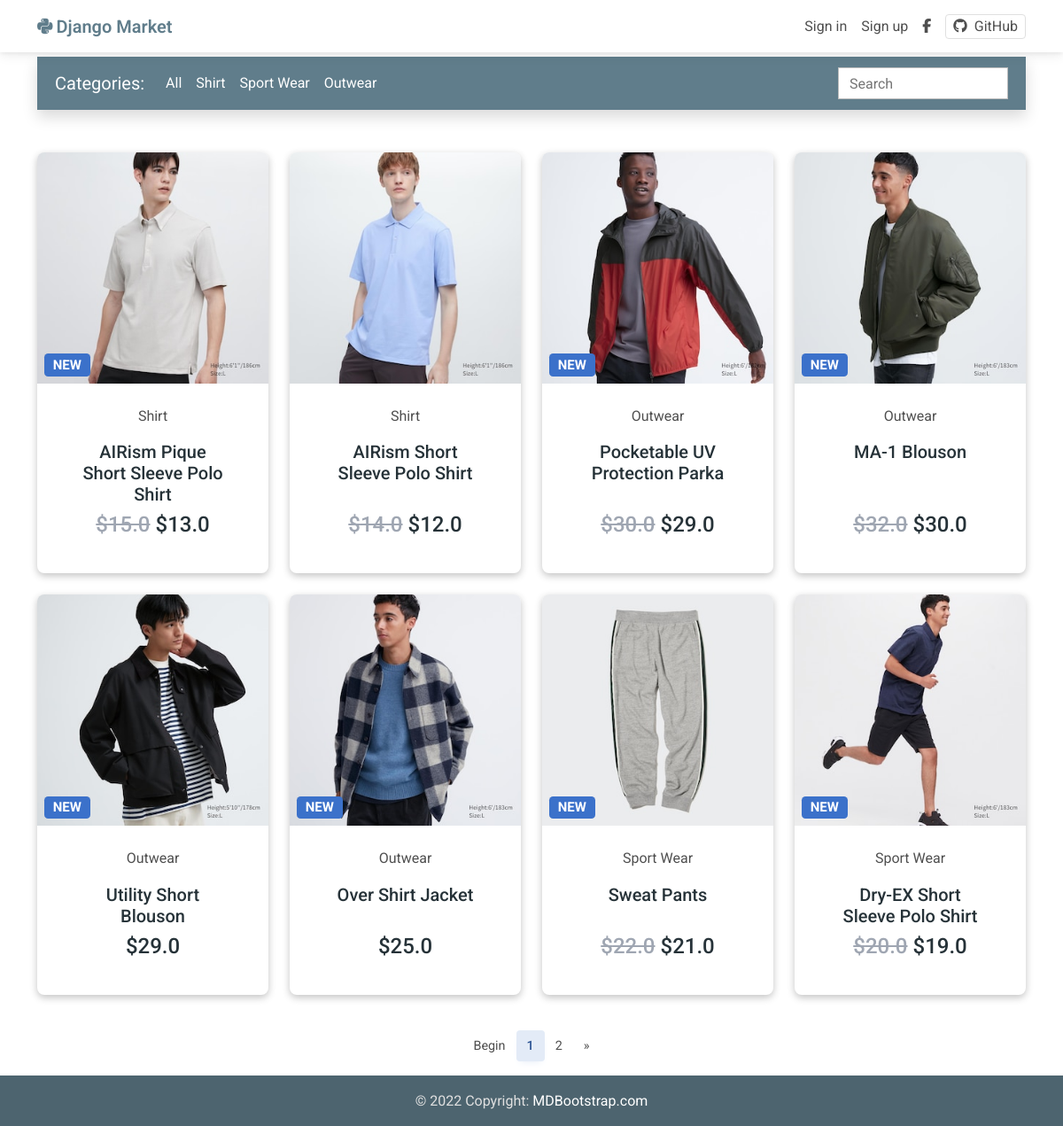
The page / on the database its author committed.
### market/models.py (models this page shows, shortened)
class Item(models.Model):
    title = models.CharField(max_length=100)
    price = models.FloatField(blank=False, null=False)
    date = models.DateField(default=timezone.now)
    discount_price = models.FloatField(blank=True, null=True)
    category = models.CharField(
        choices=CATEGORY_CHOICES,
        max_length=2,
        default="S",
    )
    slug = models.SlugField(max_length=100)
    description = models.TextField(blank=True)
    image = models.ImageField(
        upload_to="items/",
        null=True,
        blank=True,
        default="items/default.jpg",
    )
    recently = models.BooleanField(default=False)
    def get_absolute_url(self):
        return reverse("market:product", kwargs={"slug": self.slug})

### market/views.py (the view)
# urls.py: path("", views.HomeView.as_view(), name="home"),
class HomeView(ListView):
    model = Item
    paginate_by = 8
    template_name = "market/home_page.html"
    def get_queryset(self):
        queryset = super().get_queryset() # Get the default queryset from the parent class
        selected_category = self.request.GET.get("category")
        search_query = self.request.GET.get("search")
        if selected_category:
            queryset = queryset.filter(category=selected_category)
        if search_query:
            queryset = queryset.filter(Q(title__icontains=search_query))
        return queryset
    def get_context_data(self, **kwargs):
        context = super().get_context_data(**kwargs) # Get the default context from the parent class
        context["CATEGORY_CHOICES"] = CATEGORY_CHOICES
        return context

### market/templates/market/home_page.html (shortened to what this page needs)
{% extends "market/base.html" %}
{% block content %}
<div class="container pt-5">
  <nav class="navbar navbar-expand-lg navbar-dark mt-3 mb-5 shadow p-2" style="background-color: #607D8B;">
    <div class="container-fluid">
      <a class="navbar-brand" href="/">Categories:</a>
      <div class="collapse navbar-collapse" id="navbarSupportedContent2">
        <ul class="navbar-nav me-auto mb-2 mb-lg-0">
          <li class="nav-item acitve">
            <a class="nav-link text-white" href="/">All</a>
          </li>
          {% for key, value in CATEGORY_CHOICES %}
          <li class="nav-item">
            <a class="nav-link text-white" href="?category={{ key }}">{{ value }}</a>
          </li>
          {% endfor %}
        </ul>
        <form class="w-auto py-1" style="max-width: 12rem" method="GET" action="{% url 'market:home' %}">
          <input type="search" class="form-control rounded-0" name="search" placeholder="Search" aria-label="Search">
        </form>
      </div>
    </div>
  </nav>
  <section>
    <div class="text-center">
      <div class="row">
        {% for item in object_list %}
        <div class="col-lg-3 col-md-4 col-sm-6 mb-4 d-flex justify-content-center">
          <div class="card align-items-center">
            <div class="bg-image hover-zoom ripple ripple-surface ripple-surface-light" data-mdb-ripple-color="light">
              <img src="{{ item.image.url }}" alt="{{ item.title }}" class="w-100" />
              <a href="{{ item.get_absolute_url }}">
                <div class="mask">
                  <div class="d-flex justify-content-start align-items-end h-100">
                    {% if item.recently %}
                    <h5><span class="badge bg-primary ms-2">NEW</span></h5>
                    {% endif %}
                  </div>
                </div>
              </a>
            </div>
            <div class="card-body d-flex flex-column align-items-center justify-content-between overflow-hidden w-100">
              <div class="w-75">
                <a href="" class="text-reset ">
                  <p>{{ item.get_category_display }}</p>
                </a>
                <a href="{{ item.get_absolute_url }}" class="text-reset">
                  <h5 class="card-title mb-2">{{ item.title }}</h5>
                </a>
              </div>
              <h6 class="mb-3 price">
                {% if item.discount_price %}
                <del class="text-secondary">${{ item.price }}</del>
                <span>${{ item.discount_price }}</span>
                {% else %}
                ${{ item.price }}
                {% endif %}
              </h6>
            </div>
          </div>
        </div>
        {% endfor %}
      </div>
    </div>
  </section>
  {% if is_paginated %}
  <nav aria-label="Page navigation example" class="d-flex justify-content-center mt-3">
    <ul class="pagination">
      <li class="page-item">
        <a class="page-link" href="?page=1">Begin</a>
      </li>
      <li class="page-item">
        <a class="page-link active" href="?page={{ page_obj.number }}">{{ page_obj.number }}</a>
      </li>
      {% if page_obj.has_next %}
      <li class="page-item">
        <a class="page-link" href="?page={{ page_obj.next_page_number }}">
          {{ page_obj.next_page_number }}
        </a>
      </li>
      <li class="page-item">
        <a class="page-link" href="?page={{ page_obj.next_page_number }}" aria-label="Next">
          <span aria-hidden="true">&raquo;</span>
        </a>
      </li>
      {% endif %}
    </ul>
  </nav>
  {% endif %}
</div>
{% endblock %}

### market/templates/market/base.html (shortened to what this page needs)
{% load static %}
<!DOCTYPE html>
<html lang="en">
<head>
    <link rel="stylesheet" href="{% static 'market/css/mdb.min.css' %}" />
    <link rel="stylesheet" href="{% static 'market/css/style.css' %}" />
</head>
<body>
    <div class="fixed-top">
        {% include 'market/navbar.html' %}
    </div>
    {% block content %}
    {% endblock %}
    {% include 'market/footer.html' %}
</body>
</html>

### market/templates/market/navbar.html (shortened to what this page needs)
{% load cart_template_tags %}
<nav class="navbar navbar-expand-lg navbar-light bg-white">
    <div class="container">
        <div class="collapse navbar-collapse" id="navbarSupportedContent1">
            <a class="navbar-brand mt-2 mt-sm-0" style="color: #607D8B;" href="{% url 'market:home' %}">
                <i class="fab fa-python pe-1"></i>
                <span class="fw-semibold">Django Market</span>
            </a>
        </div>
        <div class="d-flex align-items-center">
            {% if request.user.is_authenticated %}
            <a class="nav-link me-3" href="{% url 'market:order-summary' %}">
                <i class="fas fa-shopping-cart"></i>
                <span class="badge rounded-pill badge-notification bg-danger">{{ request.user|cart_item_count }}</span>
            </a>
            <a class="nav-link me-3" href="{% url 'account_logout' %}">Sign out</a>
            {% else %}
            <a class="nav-link me-3" href="{% url 'account_login' %}">Sign in</a>
            <a class="nav-link me-3" href="{% url 'account_signup' %}">Sign up</a>
            {% endif %}
            <a class="nav-link me-3" href="https://www.facebook.com/tranquockhanh2901">
                <i class="fab fa-facebook-f"></i>
            </a>
            <a href="https://github.com/mdbootstrap/bootstrap-material-design" class="border rounded px-2 nav-link"
                target="_blank">
                <i class="fab fa-github me-2"></i>GitHub
            </a>
        </div>
    </div>
</nav>

### market/templates/market/footer.html
<footer class="text-center text-white" style="background-color: #607D8B">
    <div class="text-center p-3" style="background-color: rgba(0, 0, 0, 0.2); color: #E0E0E0">
        © 2022 Copyright:
        <a class="text-white" href="https://mdbootstrap.com/">MDBootstrap.com</a>
    </div>
</footer>

### market/static/market/css/style.css (style rules this page uses)
html { height: 100vh; box-sizing: border-box; }
*, *:before, *:after { box-sizing: inherit; }
body { margin: 0; height: 100vh; display: grid; grid-template-rows: 1fr auto; }
a { color: #4f4f4f; text-decoration: none; }
.card { box-shadow: rgba(0, 0, 0, 0.24) 0px 3px 8px; }
.price { color: #263238; font-size: 24px; }
.card-title { color: #263238 }

### rows shown on the page
Item: image (picture), recently "NEW", category "Shirt", title "AIRism Pique Short Sleeve Polo Shirt", price "15.0", discount_price "13.0"
Item: image (picture), category "Shirt", title "AIRism Short Sleeve Polo Shirt", price "14.0", discount_price "12.0"
Item: image (picture), recently "NEW", category "Outwear", title "Pocketable UV Protection Parka", price "30.0", discount_price "29.0"
Item: image (picture), recently "NEW", category "Outwear", title "MA-1 Blouson", price "32.0", discount_price "30.0"
Item: image (picture), recently "NEW", category "Outwear", title "Utility Short Blouson", price "29.0"
Item: image (picture), recently "NEW", category "Outwear", title "Over Shirt Jacket", price "25.0"
Item: image (picture), recently "NEW", category "Sport Wear", title "Sweat Pants", price "22.0", discount_price "21.0"
Item: image (picture), recently "NEW", category "Sport Wear", title "Dry-EX Short Sleeve Polo Shirt", price "20.0", discount_price "19.0"

### other values the page prints
{{ value }} "Shirt" "Sport Wear" "Outwear"
{{ page_obj.number }} "1"
{{ page_obj.next_page_number }} "2"
